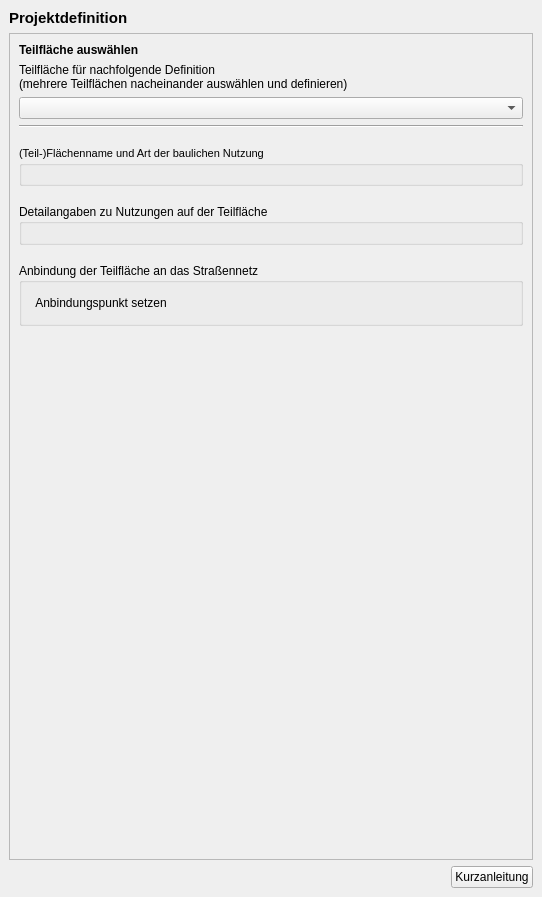
<?xml version="1.0" encoding="UTF-8"?>
<ui version="4.0">
 <class>DockWidget</class>
 <widget class="QDockWidget" name="DockWidget">
  <property name="geometry">
   <rect>
    <x>0</x>
    <y>0</y>
    <width>542</width>
    <height>897</height>
   </rect>
  </property>
  <property name="font">
   <font>
    <family>MS Shell Dlg 2</family>
   </font>
  </property>
  <property name="windowTitle">
   <string>Projekt-Check / Projektdefinition</string>
  </property>
  <widget class="QWidget" name="dockWidgetContents">
   <layout class="QVBoxLayout" name="verticalLayout_3">
    <item>
     <widget class="QLabel" name="label">
      <property name="font">
       <font>
        <pointsize>11</pointsize>
        <weight>75</weight>
        <bold>true</bold>
       </font>
      </property>
      <property name="text">
       <string>Projektdefinition</string>
      </property>
     </widget>
    </item>
    <item>
     <widget class="QScrollArea" name="scrollArea_3">
      <property name="sizePolicy">
       <sizepolicy hsizetype="Minimum" vsizetype="Expanding">
        <horstretch>0</horstretch>
        <verstretch>0</verstretch>
       </sizepolicy>
      </property>
      <property name="widgetResizable">
       <bool>true</bool>
      </property>
      <widget class="QWidget" name="scrollAreaWidgetContents_3">
       <property name="geometry">
        <rect>
         <x>0</x>
         <y>0</y>
         <width>528</width>
         <height>823</height>
        </rect>
       </property>
       <layout class="QVBoxLayout" name="verticalLayout_14">
        <item>
         <widget class="QLabel" name="label_4">
          <property name="font">
           <font>
            <weight>75</weight>
            <bold>true</bold>
           </font>
          </property>
          <property name="text">
           <string>Teilfläche auswählen</string>
          </property>
         </widget>
        </item>
        <item>
         <widget class="QLabel" name="label_2">
          <property name="text">
           <string>Teilfläche für nachfolgende Definition
(mehrere Teilflächen nacheinander auswählen und definieren)</string>
          </property>
         </widget>
        </item>
        <item>
         <widget class="QComboBox" name="area_combo">
          <property name="toolTip">
           <string>&lt;html&gt;&lt;head/&gt;&lt;body&gt;&lt;p&gt;&lt;span style=&quot; font-weight:600;&quot;&gt;Teilfläche auswählen&lt;/span&gt;&lt;/p&gt;&lt;p&gt;Wählen Sie hier die Teilfläche aus, deren bauliche Nutzung Sie im Folgenden definieren möchten.&lt;/p&gt;&lt;/body&gt;&lt;/html&gt;</string>
          </property>
         </widget>
        </item>
        <item>
         <widget class="Line" name="line">
          <property name="orientation">
           <enum>Qt::Horizontal</enum>
          </property>
         </widget>
        </item>
        <item>
         <spacer name="verticalSpacer_3">
          <property name="orientation">
           <enum>Qt::Vertical</enum>
          </property>
          <property name="sizeType">
           <enum>QSizePolicy::Fixed</enum>
          </property>
          <property name="sizeHint" stdset="0">
           <size>
            <width>20</width>
            <height>12</height>
           </size>
          </property>
         </spacer>
        </item>
        <item>
         <widget class="QGroupBox" name="parameter_group">
          <property name="font">
           <font>
            <family>MS Shell Dlg 2</family>
            <pointsize>8</pointsize>
            <weight>50</weight>
            <bold>false</bold>
           </font>
          </property>
          <property name="title">
           <string>(Teil-)Flächenname und Art der baulichen Nutzung</string>
          </property>
          <layout class="QVBoxLayout" name="verticalLayout_2"/>
         </widget>
        </item>
        <item>
         <spacer name="verticalSpacer_2">
          <property name="orientation">
           <enum>Qt::Vertical</enum>
          </property>
          <property name="sizeType">
           <enum>QSizePolicy::Fixed</enum>
          </property>
          <property name="sizeHint" stdset="0">
           <size>
            <width>20</width>
            <height>12</height>
           </size>
          </property>
         </spacer>
        </item>
        <item>
         <widget class="QGroupBox" name="type_parameter_group">
          <property name="toolTip">
           <string>&lt;html&gt;&lt;head/&gt;&lt;body&gt;&lt;p&gt;&lt;span style=&quot; font-weight:600;&quot;&gt;Maß der baulichen Nutzung&lt;/span&gt;&lt;/p&gt;&lt;p&gt;Die Angaben sind nur sichtbar, wenn für die gewählte Teilfläche bereits eine Art der baulichen Nutzung (Wohnen, Gewerbe oder Einzelhandel) ausgewählt wurde.&lt;/p&gt;&lt;/body&gt;&lt;/html&gt;</string>
          </property>
          <property name="title">
           <string>Detailangaben zu Nutzungen auf der Teilfläche</string>
          </property>
          <layout class="QVBoxLayout" name="verticalLayout"/>
         </widget>
        </item>
        <item>
         <spacer name="verticalSpacer_4">
          <property name="orientation">
           <enum>Qt::Vertical</enum>
          </property>
          <property name="sizeType">
           <enum>QSizePolicy::Fixed</enum>
          </property>
          <property name="sizeHint" stdset="0">
           <size>
            <width>20</width>
            <height>12</height>
           </size>
          </property>
         </spacer>
        </item>
        <item>
         <widget class="QGroupBox" name="groupBox">
          <property name="title">
           <string>Anbindung der Teilfläche an das Straßennetz</string>
          </property>
          <layout class="QHBoxLayout" name="horizontalLayout_3">
           <item>
            <widget class="QPushButton" name="connector_button">
             <property name="cursor">
              <cursorShape>PointingHandCursor</cursorShape>
             </property>
             <property name="toolTip">
              <string>&lt;html&gt;&lt;head/&gt;&lt;body&gt;&lt;p&gt;&lt;span style=&quot; font-weight:600;&quot;&gt;Anbindung der Teilflächen an das Straßennetz&lt;/span&gt;&lt;/p&gt;&lt;p&gt;Für die einzelnen Teilflächen festlegen, an welcher Stelle die Verkehre aus bzw. in das Plangebiet in das Bestandsnetz einmünden.&lt;/p&gt;&lt;/body&gt;&lt;/html&gt;</string>
             </property>
             <property name="text">
              <string>Anbindungspunkt setzen</string>
             </property>
             <property name="icon">
              <iconset>
               <normaloff>../../images/iconset_mob/20190619_iconset_mob_replace_point_2.png</normaloff>
               <normalon>../../images/iconset_mob/20190619_iconset_mob_replace_point_1.png</normalon>../../images/iconset_mob/20190619_iconset_mob_replace_point_2.png</iconset>
             </property>
             <property name="iconSize">
              <size>
               <width>24</width>
               <height>24</height>
              </size>
             </property>
             <property name="checkable">
              <bool>true</bool>
             </property>
             <property name="flat">
              <bool>true</bool>
             </property>
            </widget>
           </item>
           <item>
            <spacer name="horizontalSpacer">
             <property name="orientation">
              <enum>Qt::Horizontal</enum>
             </property>
             <property name="sizeHint" stdset="0">
              <size>
               <width>40</width>
               <height>20</height>
              </size>
             </property>
            </spacer>
           </item>
          </layout>
         </widget>
        </item>
        <item>
         <spacer name="verticalSpacer">
          <property name="orientation">
           <enum>Qt::Vertical</enum>
          </property>
          <property name="sizeHint" stdset="0">
           <size>
            <width>20</width>
            <height>40</height>
           </size>
          </property>
         </spacer>
        </item>
       </layout>
      </widget>
     </widget>
    </item>
    <item>
     <layout class="QHBoxLayout" name="horizontalLayout_2">
      <property name="leftMargin">
       <number>0</number>
      </property>
      <property name="topMargin">
       <number>0</number>
      </property>
      <property name="rightMargin">
       <number>0</number>
      </property>
      <property name="bottomMargin">
       <number>0</number>
      </property>
      <item>
       <spacer name="horizontalSpacer_4">
        <property name="orientation">
         <enum>Qt::Horizontal</enum>
        </property>
        <property name="sizeHint" stdset="0">
         <size>
          <width>40</width>
          <height>20</height>
         </size>
        </property>
       </spacer>
      </item>
      <item>
       <widget class="QPushButton" name="manual_button">
        <property name="sizePolicy">
         <sizepolicy hsizetype="Fixed" vsizetype="Fixed">
          <horstretch>0</horstretch>
          <verstretch>0</verstretch>
         </sizepolicy>
        </property>
        <property name="toolTip">
         <string>&lt;html&gt;&lt;head/&gt;&lt;body&gt;&lt;p&gt;&lt;span style=&quot; font-weight:600;&quot;&gt;Kurzanleitung&lt;/span&gt;&lt;/p&gt;&lt;p&gt;Zeigt eine Kurzanleitung (pdf) zur Projektdefinition an.&lt;/p&gt;&lt;/body&gt;&lt;/html&gt;</string>
        </property>
        <property name="layoutDirection">
         <enum>Qt::LeftToRight</enum>
        </property>
        <property name="text">
         <string>Kurzanleitung</string>
        </property>
        <property name="icon">
         <iconset>
          <normaloff>../../images/iconset_mob/20190619_iconset_mob_info_2.png</normaloff>../../images/iconset_mob/20190619_iconset_mob_info_2.png</iconset>
        </property>
       </widget>
      </item>
     </layout>
    </item>
   </layout>
  </widget>
 </widget>
 <resources/>
 <connections/>
</ui>
